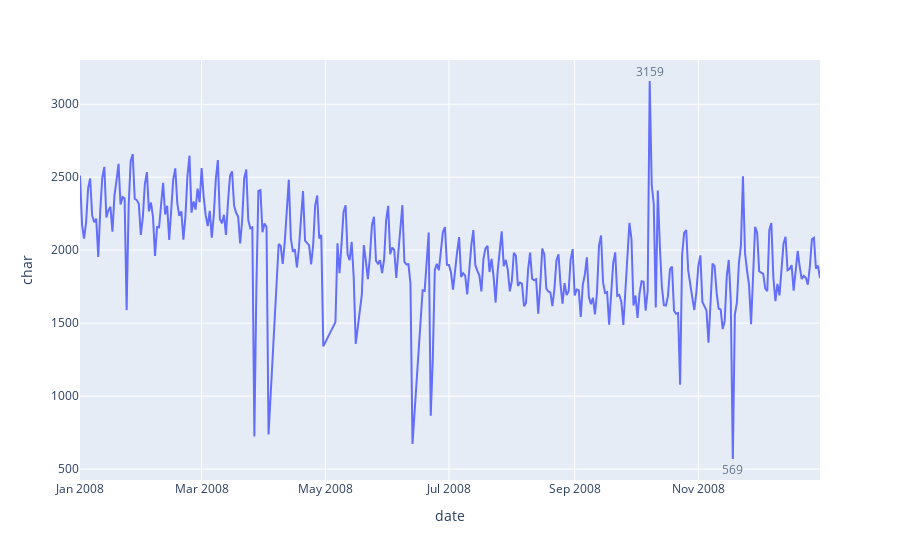

Notebook source saved alongside this figure:
### Code cell
import plotly.express as px

plt.figure(figsize = (10,4))
fig = px.line(dau, x='date', y='char')
fig.add_annotation(showarrow=False,
                   align = 'right',
                   x=dau.date[dau.max(axis = 1).idxmax()],
                   y=dau.max().char,
                   text=str(dau.max().char),
                   yshift=10,
                   opacity=0.7)
fig.add_annotation(showarrow=False,
                   align = 'right',
                   x=dau.date[dau.min(axis = 1).idxmin()],
                   y=dau.min().char,
                   text=str(dau.min().char),
                   yshift=-10,
                   opacity=0.7)
fig.show()
fig.write_image("img/dau.png")

### Figure 1 — Plotly figure (JSON) as saved in the notebook; plotly's stock layout.template omitted (floating-point values rounded to 4 significant figures; data arrays with more than 128 entries replaced by an {"elided": "..."} marker saying what was removed)
{"data": [{"hovertemplate": "date=%{x}<br>char=%{y}<extra></extra>", "legendgroup": "", "line": {"color": "#636efa", "dash": "solid"}, "marker": {"symbol": "circle"}, "mode": "lines", "name": "", "orientation": "v", "showlegend": false, "type": "scatter", "x": {"elided": "352 str values"}, "xaxis": "x", "y": {"elided": "352 int values"}, "yaxis": "y"}], "layout": {"annotations": [{"align": "right", "opacity": 0.7, "showarrow": false, "text": "3159", "x": "2008-10-08", "y": 3159, "yshift": 10}, {"align": "right", "opacity": 0.7, "showarrow": false, "text": "569", "x": "2008-11-18", "y": 569, "yshift": -10}], "autosize": true, "legend": {"tracegroupgap": 0}, "margin": {"t": 60}, "xaxis": {"anchor": "y", "autorange": true, "domain": [0, 1], "range": ["2008-01-01", "2008-12-31"], "title": {"text": "date"}, "type": "date"}, "yaxis": {"anchor": "x", "autorange": true, "domain": [0, 1], "range": [290.0, 3438.0], "title": {"text": "char"}, "type": "linear"}}}
